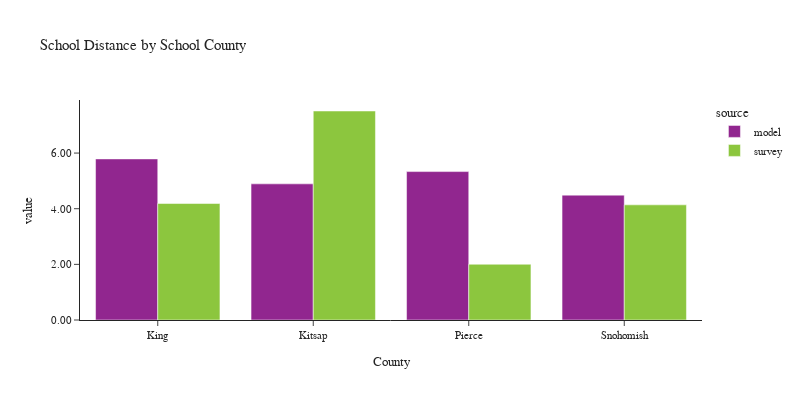

The cell this chart's notebook holds for it:
### Code cell
plot_school_location(df_students, 'CountyName_school', 'School County', 'County')

### Figure 1 — Plotly figure (JSON) as saved in the notebook; plotly's stock layout.template omitted (floating-point values rounded to 4 significant figures)
{"data": [{"alignmentgroup": "True", "customdata": [[653425], [65124], [263934], [223385]], "hovertemplate": "source=model<br>CountyName_school=%{x}<br>value=%{y}<br>sample count=%{customdata[0]}<extra></extra>", "legendgroup": "model", "marker": {"color": "#91268F", "pattern": {"shape": ""}}, "name": "model", "offsetgroup": "model", "orientation": "v", "showlegend": true, "textposition": "auto", "type": "bar", "x": ["King", "Kitsap", "Pierce", "Snohomish"], "xaxis": "x", "y": [5.79, 4.893, 5.334, 4.488], "yaxis": "y"}, {"alignmentgroup": "True", "customdata": [[564], [54], [103], [176]], "hovertemplate": "source=survey<br>CountyName_school=%{x}<br>value=%{y}<br>sample count=%{customdata[0]}<extra></extra>", "legendgroup": "survey", "marker": {"color": "#8CC63E", "pattern": {"shape": ""}}, "name": "survey", "offsetgroup": "survey", "orientation": "v", "showlegend": true, "textposition": "auto", "type": "bar", "x": ["King", "Kitsap", "Pierce", "Snohomish"], "xaxis": "x", "y": [4.187, 7.512, 2.004, 4.139], "yaxis": "y"}], "layout": {"barmode": "group", "font": {"size": 11}, "height": 400, "legend": {"title": {"text": "source"}, "tracegroupgap": 0}, "title": {"text": "School Distance by School County"}, "width": 800, "xaxis": {"anchor": "y", "domain": [0.0, 1.0], "title": {"text": "County"}}, "yaxis": {"anchor": "x", "domain": [0.0, 1.0], "tickformat": ".2f", "title": {"text": "value"}}}}
